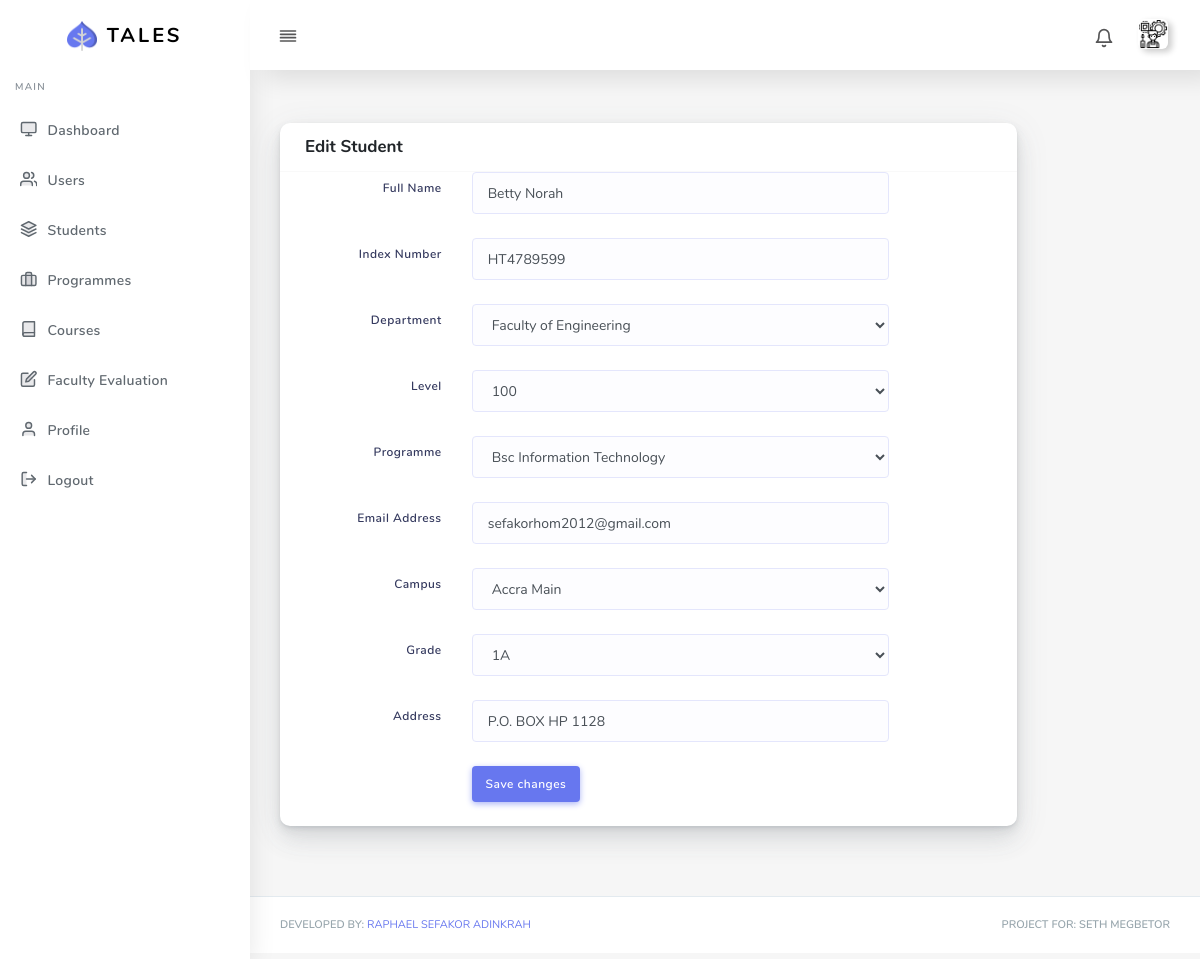
The app's page /admin/update_student.php?id=11 (signed in) with its own data.
### tables this page shows
CREATE TABLE `students` (
  `id` int(11) NOT NULL,
  `full_name` varchar(191) NOT NULL,
  `index_no` varchar(10) NOT NULL,
  `department_id` int(11) NOT NULL,
  `level_id` int(11) NOT NULL,
  `programme_id` int(11) NOT NULL,
  `email` varchar(191) NOT NULL,
  `campus_id` int(11) NOT NULL,
  `grade_id` int(11) NOT NULL,
  `address` varchar(255) NOT NULL,
  `password` varchar(191) NOT NULL,
  `created_at` timestamp NOT NULL DEFAULT current_timestamp(),
  `updated_at` timestamp NULL DEFAULT NULL
);

CREATE TABLE `departments` (
  `id` int(11) NOT NULL,
  `name` varchar(50) NOT NULL
);

CREATE TABLE `levels` (
  `id` int(11) NOT NULL,
  `name` varchar(10) NOT NULL
);

CREATE TABLE `programmes` (
  `id` int(11) NOT NULL,
  `name` varchar(255) NOT NULL,
  `created_at` timestamp NOT NULL DEFAULT current_timestamp(),
  `updated_at` timestamp NULL DEFAULT NULL
);

CREATE TABLE `campuses` (
  `id` int(11) NOT NULL,
  `name` varchar(20) NOT NULL
);

CREATE TABLE `grades` (
  `id` int(11) NOT NULL,
  `name` varchar(50) NOT NULL
);

### Classes/Fetch.php (called while the page is built, shortened)
<?php
class Fetch
{
    protected $connection;
    function __construct(PDO $connection) {
        $this->connection =  $connection;
    }
    public function getSigleJoinItem($action, $table, $join, $field, $field_value) {
        $query = $this->connection->prepare("{$action} FROM {$table} {$join} WHERE {$field} = ? LIMIT 1");
        $query->bindParam(1, $field_value, PDO::PARAM_INT);
        if($query->execute()) {
            $result = $query->fetch(PDO::FETCH_OBJ);
            return $result;
        } else {
            $this->error = implode(', ', $this->connection->errorInfo());
            return $this;
        }
    }
}

### admin/update_student.php (the view, shortened to what this page needs)
<?php
require_once dirname(__DIR__).'/Core/init.php';
$fetch_data = new Fetch($connection);
$selected_student = $fetch_data->getSigleJoinItem('SELECT students.id, students.full_name, students.index_no, students.department_id, students.level_id, students.programme_id, students.email, students.campus_id, students.address, departments.name AS department, levels.name AS level, programmes.name AS  programme, campuses.name AS campus, students.grade_id, grades.name AS grade', 'students', 'JOIN departments ON departments.id =  students.department_id JOIN levels ON levels.id =  students.level_id JOIN programmes ON programmes.id = students.programme_id JOIN campuses ON campuses.id = students.campus_id JOIN grades ON grades.id = students.grade_id', 'students.id', $_GET['id']);
?>
<!DOCTYPE html>
<html lang="en">
<head>
  <?php include 'includes/links.php'; ?>
</head>
<body>
  <div id="app">
    <div class="main-wrapper main-wrapper-1">
      <?php include 'includes/top-bar.php'; ?>
      <?php include 'includes/side-bar.php'; ?>
      <div class="main-content">
        <section class="section">
          <div class="row">
              <div class="col-10">
              <div class="card">
                <div class="card-header">
                  <h4>Edit Student</h4>
                </div>
                <div class="card-body p-0">
                  <form data-toggle="validator" role="form" action="../Submits/create_student.php" method="POST">
                    <div class="form-group row mb-4">
                      <label for="full_name" class="col-form-label text-md-right col-12 col-md-3 col-lg-3">Full Name</label>
                      <div class="col-sm-12 col-md-7">
                        <input type="text" class="form-control" id="full_name" data-minlength="4"  name="full_name" value="<?php echo $selected_student->full_name; ?>" data-error="Bruh, the fullname field is required" required>
                      </div>
                    </div>
                    <div class="form-group row mb-4">
                      <label for="index_no" class="col-form-label text-md-right col-12 col-md-3 col-lg-3">Index Number</label>
                      <div class="col-sm-12 col-md-7">
                        <input type="text" class="form-control" id="index_no" data-minlength="4"  name="index_no" value="<?php echo $selected_student->index_no; ?>" data-error="Bruh, the index number field is required" required>
                      </div>
                    </div>
                    <div class="form-group row mb-4">
                      <label class="col-form-label text-md-right col-12 col-md-3 col-lg-3">Department</label>
                      <div class="col-sm-12 col-md-7">
                        <select name="department_id" id="department_id" data-error="Bruh, select an item from the option" class="form-control" required>
                            <option value="<?php echo $selected_student->department_id; ?>" class="selected"><?php echo $selected_student->department; ?></option>
                        </select>
                      </div>
                    </div>
                    <div class="form-group row mb-4">
                      <label class="col-form-label text-md-right col-12 col-md-3 col-lg-3">Level</label>
                      <div class="col-sm-12 col-md-7">
                        <select name="level_id" id="level_id" data-error="Bruh, select an item from the option" class="form-control" required>
                            <option value="<?php echo $selected_student->level_id; ?>" class="selected"><?php echo $selected_student->level; ?></option>
                        </select>
                      </div>
                    </div>
                    <div class="form-group row mb-4">
                      <label class="col-form-label text-md-right col-12 col-md-3 col-lg-3">Programme</label>
                      <div class="col-sm-12 col-md-7">
                        <select name="programme_id" id="programme_id" data-error="Bruh, select an item from the option" class="form-control" required>
                            <option value="<?php echo $selected_student->programme_id; ?>" class="selected"><?php echo $selected_student->programme; ?></option>
                        </select>
                      </div>
                    </div>
                    <div class="form-group row mb-4">
                      <label class="col-form-label text-md-right col-12 col-md-3 col-lg-3">Email Address</label>
                      <div class="col-sm-12 col-md-7">
                        <input type="email" name="email" id="email" class="form-control" value="<?php echo $selected_student->email; ?>" data-error="Bruh, that email address is invalid" required>
                      </div>
                    </div>
                    <div class="form-group row mb-4">
                      <label class="col-form-label text-md-right col-12 col-md-3 col-lg-3">Campus</label>
                      <div class="col-sm-12 col-md-7">
                        <select name="campus_id" id="campus_id" data-error="Bruh, select an item from the option" class="form-control" required>
                            <option value="<?php echo $selected_student->campus_id; ?>" class="selected"><?php echo $selected_student->campus; ?></option>
                        </select>
                      </div>
                    </div>
                    <div class="form-group row mb-4">
                      <label class="col-form-label text-md-right col-12 col-md-3 col-lg-3">Grade</label>
                      <div class="col-sm-12 col-md-7">
                        <select name="grade_id" id="grade_id" data-error="Bruh, select an item from the option" class="form-control" required>
                            <option value="<?php echo $selected_student->grade_id; ?>" class="selected"><?php echo $selected_student->grade; ?></option>
                        </select>
                      </div>
                    </div>
                    <div class="form-group row mb-4">
                      <label class="col-form-label text-md-right col-12 col-md-3 col-lg-3">Address</label>
                      <div class="col-sm-12 col-md-7">
                        <input type="text" name="address" id="address" class="form-control" value="<?php echo $selected_student->address; ?>" data-error="Bruh, the address field is required" required>
                      </div>
                    </div>
                    <div class="form-group row mb-4">
                      <label class="col-form-label text-md-right col-12 col-md-3 col-lg-3"></label>
                      <div class="col-sm-12 col-md-7">
                        <button type="submit" class="btn btn-primary">Save changes</button>
                      </div>
                    </div>
                  </form>
                </div>
              </div>
              </div>
          </div>
        </section>
      </div>
      <?php include 'includes/footer.php'; ?>
    </div>
  </div>
</body>
</html>

### records on screen
students: full_name "Betty Norah", index_no "HT4789599", department_id "Faculty of Engineering", level_id "100", programme_id "Bsc Information Technology", email "sefakorhom2012@gmail.com", campus_id "Accra Main", grade_id "1A", address "P.O. BOX HP 1128"
